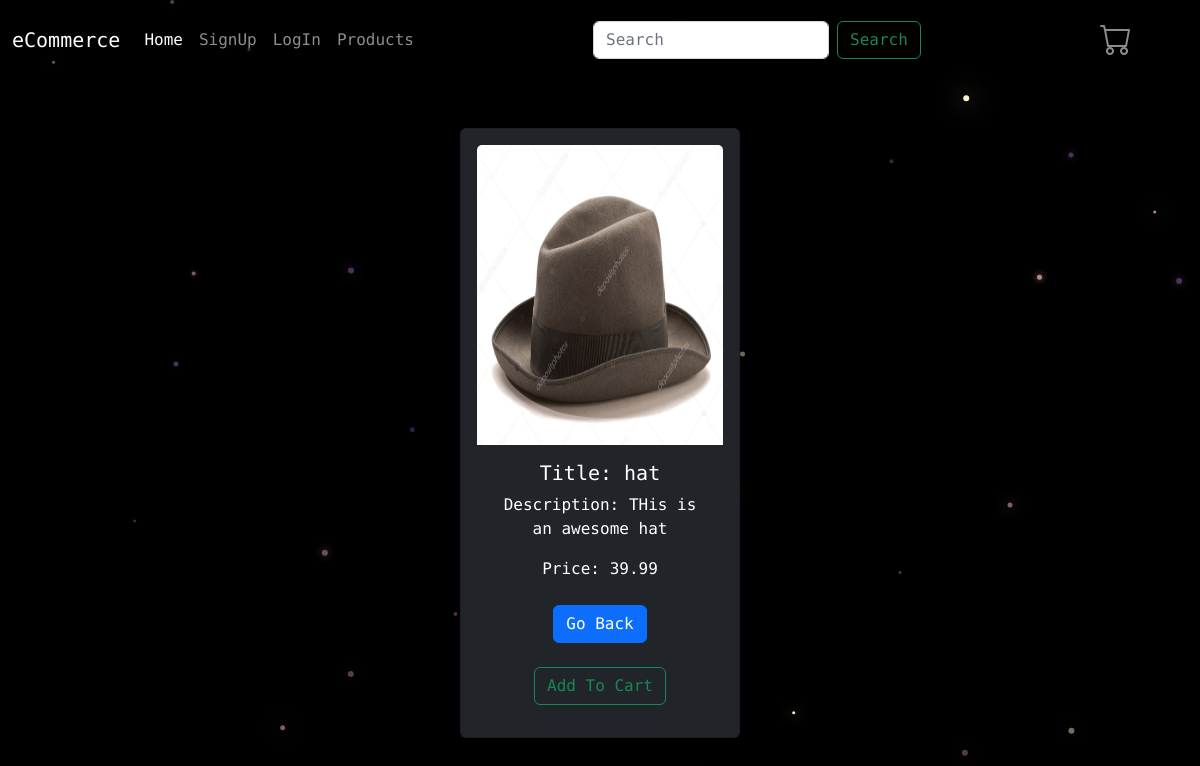
/product/product/hat, run on the app's committed database.
### product/models.py (models this page shows, shortened)
class Product(models.Model):
    title=models.CharField(max_length=255)
    description=models.TextField()
    price=models.DecimalField(decimal_places=2
                              ,max_digits=10,default=39.99)
    image=models.ImageField(upload_to=upload_image_path,null=True,blank=True)
    slug=models.SlugField(blank=True,unique=True)
    featured=models.BooleanField(default=False)
    active=models.BooleanField(default=True)
    timestemp=models.DateTimeField(auto_now_add=True)
    objects=ProductManager()

### product/views.py (the view)
# urls.py: path('product/<slug:slug>',views.ProductDetail.as_view(),name='product_detail')
class ProductDetail(DetailView):
    model=Product
    template_name='product/product_details.html'
    context_object_name='products'
    def get_context_data(self,*args,**kwargs):
        context=super().get_context_data(*args,**kwargs)
        cart_obj,new_obj=Cart.objects.new_or_get(self.request)
        context['cart']=cart_obj
        return context

### carts/models.py (called while the page is built)
def pre_save_cart_reciever(sender,instance,*args,**kwargs):
    if instance.subtotal >0:
        instance.total=instance.subtotal+10
    else:
        instance.total=0.00

    def new_or_get(self,request):
        cart_id=request.session.get('cart_id',None)
        qs=self.get_queryset().filter(id=cart_id)
        if qs.count() ==1:
            new_object=False
            cart_obj=qs.first()
            if request.user.is_authenticated and cart_obj.user is None:
                cart_obj.user=request.user
                cart_obj.save()
        else:
            cart_obj=self.new(user=request.user)
            new_object=True
            request.session['cart_id']=cart_obj.id
        return cart_obj,new_object

    def new(self,user=None):
        user_obj=None
        if user is not None:
            if user.is_authenticated:
                user_obj=user
        return self.model.objects.create(user=user_obj)

### product/models.py (called while the page is built)
    def active(self):
        return self.filter(active=True)

    def get_queryset(self):
        return ProductQuerySet(self.model,using=self._db)

    def all(self):
        return self.get_queryset().active()

### product/templates/product/product_details.html
{% extends 'base.html' %}
{% block content %}
<div class="container">
    <div class="container text-center mt-5 card bg-dark shadow p-3 mb-5 rounded "style="width:35vh;">
        <img src="{{products.image.url}}" class="card-img-top" alt="..." width="300vh" height="300vh">
        <div class="card-body">
          <h5 class="card-title">Title: {{products.title}}</h5>
          <p class="card-text">Description: {{products.description}}</p>
          <span class='card-text'>Price: {{products.price}}</span><br>
          <br>
          <a href='{% url 'product:products' %}' class="btn btn-primary">Go Back</a>
          <br>
          <br>
          {% include 'product/update_cart.html' with product=object cart=cart %}
        </div>
    </div>
</div>
{% endblock content %}

### static/simplesocial/css/master.css (style rules this page uses)
body { margin: 0; overflow:scroll; background-color: black; color:white; }

### templates/base.html (style rules this page uses)
* { font-family: 'Fira Code', monospace; }
body { height:100%; }

### data on the page
Product: image (picture), title "hat", description "THis is an awesome hat", price "39.99"
